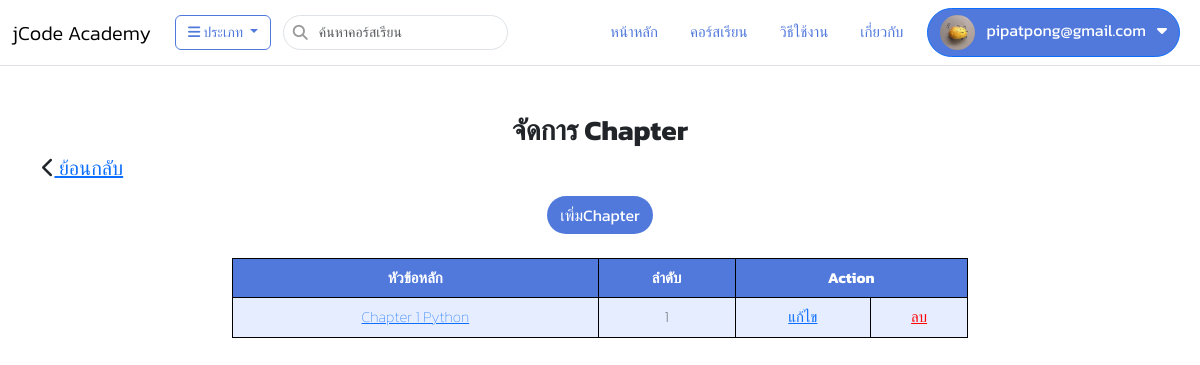
Screenshot of /video/chapter/?courseid=11 (signed in) with the database file from the repository.
### app/models.py (models this page shows, shortened)
class Member(models.Model):
    user = models.ForeignKey(User, on_delete=models.CASCADE)
    user_code = models.CharField(max_length=50)
    Profile_image = models.FileField(upload_to='Profile', null=True, blank=True)
    description = models.TextField(null=True, blank=True)

### video/models.py (models this page shows, shortened)
class VideoChapter(models.Model):
    video = models.ForeignKey(Video, on_delete=models.CASCADE)
    name = models.CharField(max_length=150)
    ordered = models.IntegerField(default=0)
    created = models.DateTimeField(auto_now_add=True)
    updated = models.DateTimeField(auto_now=True)

### video/views.py (the view)
# urls.py: path("chapter/", views.management_chapter, name="management_chapter"),
def management_chapter(request):
    courseid=request.GET.get('courseid')
    chapters = VideoChapter.objects.filter(video__id=courseid)
    return render(request,'video/chapter/chapter.html',{"chapters_list":chapters,"courseid":courseid})

### app/context_processors1.py (called while the page is built)
def category_list(request):
    categories = Category.objects.all()
    category_subs = CategorySub.objects.all().order_by('category')
    ip=settings.VIDEO_SERVER_URL
    context = {
        'category_list':categories,
        'subcategory_list':category_subs,
        'ip':ip
    }
    return context

def member_list(request):
    members=Member.objects.filter(user_id=request.user.id).first()
    context={
        'member_list':members
    }
    return context

### app/models.py (called while the page is built)
    def __str__(self):
        return self.name

### templates/video/chapter/chapter.html (shortened to what this page needs)
{% extends "layout/base.html" %}
{% block content %}
<div class="container">
    <div class="row">
      <h3 style="text-align: center;"><b>จัดการ Chapter</b></h3>
      <h5 style="float: left;"><i class="fa fa-chevron-left"></i><a href="{% url 'video:management_course' %}"> ย้อนกลับ</a></h5>
        <div class="col-lg-8 offset-lg-2">
            <div style="text-align: center;">
              <a class="btn btn-addchapter mt-2" href="{% url 'video:video_addchapter' %}?courseid={{courseid}}">เพิ่มChapter</a>
            </div>
            <table class="table-colored my-4">
              <tr>
                <th>หัวข้อหลัก</th>
                <th>ลำดับ</th>
                <th colspan="2">Action</th>
              </tr>
              {% for chapter in chapters_list %}
              <tr>
                <td><a href="{% url 'video:management_lesson' %}?courseid={{courseid}}&chapterid={{chapter.id}}">{{ chapter.name }}</a></td>
                <td>{{ chapter.ordered }}</td>
                <td><a name ="{{ chapter.name }} edit" href="{% url 'video:update_chapter' id=chapter.id %}?courseid={{courseid}} ">แก้ไข</a> </td>
                <td><a name ="{{ chapter.name }} delete" href="javascript:deletechapter({{chapter.id}})" style="color: #FF0404;">ลบ</a></td>
              </tr>
              {% endfor %}
            </table>
        </div>
    </div>
</div>
{% endblock %}

### templates/layout/base.html (shortened to what this page needs)
<!DOCTYPE html>
<html lang="en">
<head>
  <link href="https://cdn.jsdelivr.net/npm/bootstrap@5.3.0-alpha1/dist/css/bootstrap.min.css" rel="stylesheet">
  <link href="https://cdnjs.cloudflare.com/ajax/libs/font-awesome/6.2.1/css/all.min.css" rel="stylesheet">
  <link href="https://cdn.jsdelivr.net/npm/sweetalert2@11.7.1/dist/sweetalert2.min.css" rel="stylesheet">
  {% load static %}
  <link rel="stylesheet" href="{% static 'css/style.css' %}">
</head>
<body>
  <nav class="navbar navbar-expand-md navbar-light  bg-white border-bottom mb-5">
    <div class="container-fluid">
      <a class="navbar-brand" href="{% url 'app:index' %}">jCode Academy</a>
      <div class="collapse navbar-collapse" id="navbarCollapse">
        <div class="d-flex">
          <div class="dropdown">
            <button class="btn btn-outline-primary btn-category dropdown-toggle mx-2" type="button" data-bs-toggle="dropdown" aria-expanded="false">
              <i class="fa fa-bars"></i> ประเภท
            </button>
            {% regroup subcategory_list by category as category_list1 %}
          </div>
        <form method="post" action="{% url 'app:search' %}" >
        <div class="navbar-search ms-1">
          <i class="fa fa-search"></i>
        <input type="text" name="txtSearch" class="advanced2AutoCompleteInput form-control" placeholder="ค้นหาคอร์สเรียน" autocomplete="off">
      </div>
    </form>
    </div>
        <ul class="navbar-nav ms-auto mb-2 mb-md-0">
          <li class="nav-item mx-2">
            <a class="nav-link " aria-current="page" href="{% url 'app:index' %}">หน้าหลัก</a>
          </li>
          <li class="nav-item mx-2">
            <a class="nav-link" href="{% url 'video:index' %}">คอร์สเรียน</a>
          </li>
          <li class="nav-item mx-2">
            <a class="nav-link" href="#">วิธีใช้งาน</a>
          </li>
          <li class="nav-item mx-2">
            <a class="nav-link" href="#">เกี่ยวกับ</a>
          </li>
        </ul>
        {% if user.is_authenticated %}
        <div class="dropdown">
          <button class="btn btn-primary btn-profile dropdown mx-2" type="button" data-bs-toggle="dropdown" aria-expanded="false">
            <div class="profile_img" >
              {% if member_list.Profile_image %}
              <img src="{{member_list.Profile_image.url}}" alt="" > &nbsp;
              {% endif %}
              {{request.user.email}} &nbsp;
              <i class="fa-solid fa-caret-down"></i>
            </div>
          </button>
        </div>
        {% endif %}
      </div>
    </div>
  </nav>
  <div class="container-fluid">
    {% block content %}{% endblock %}
  </div>
</body>
</html>

### static/css/style.css (style rules this page uses)
body { font-size: 15px; background-color: rgb(255, 255, 255); font-weight: 300; font-family: 'Kanit', sans-serif; }
.navbar-nav .nav-item .nav-link { color: #5179DC; }
.navbar-search { position: relative; margin: 2px 0; cursor: pointer; }
.navbar-search .fa { position: absolute; left: 10px; top:10px; color: rgb(155, 155, 155); }
.navbar-search .form-control { padding-left:35px ; font-weight: 300; font-size: 14px; border-radius: 20px; }
.profile_img img { width: 35px; height: 35px; border-radius: 50%; }
.btn-category { margin: 2px 0; font-size: 14px; color: #5179DC; border-color: #5179DC; }
table.table-colored { font-family: 'Kanit', sans-serif; font-weight: 100; font-size: 15px; border-collapse: collapse; width: 100%; background-color: #5179DC; color: #FFF; }
table.table-colored th { border: 1px solid #000000; background-color: #5179DC; text-align: center; padding: 8px; color: #FFF; }
table.table-colored td { border: 1px solid #000000; text-align: center; padding: 8px; color: rgb(0, 0, 0); }
table.table-colored tr:nth-child(even) { background-color: #E5EDFF; color: #000; }
table.table-colored tr:nth-child(odd) { background-color: #F4F7FF; color: #000; }
.btn-addchapter { background-color: #5179DC; color: #FFF; font-size: 16px; border-radius: 30px; }
.btn-profile { color: rgb(255, 255, 255); background-color: #5179DC; border-radius: 30px; }

### rows the page displays
Member: Profile_image (picture)
VideoChapter: name "Chapter 1 Python", ordered "1"

### other values shown
{{ request.user.email }} "pipatpong@gmail.com"
